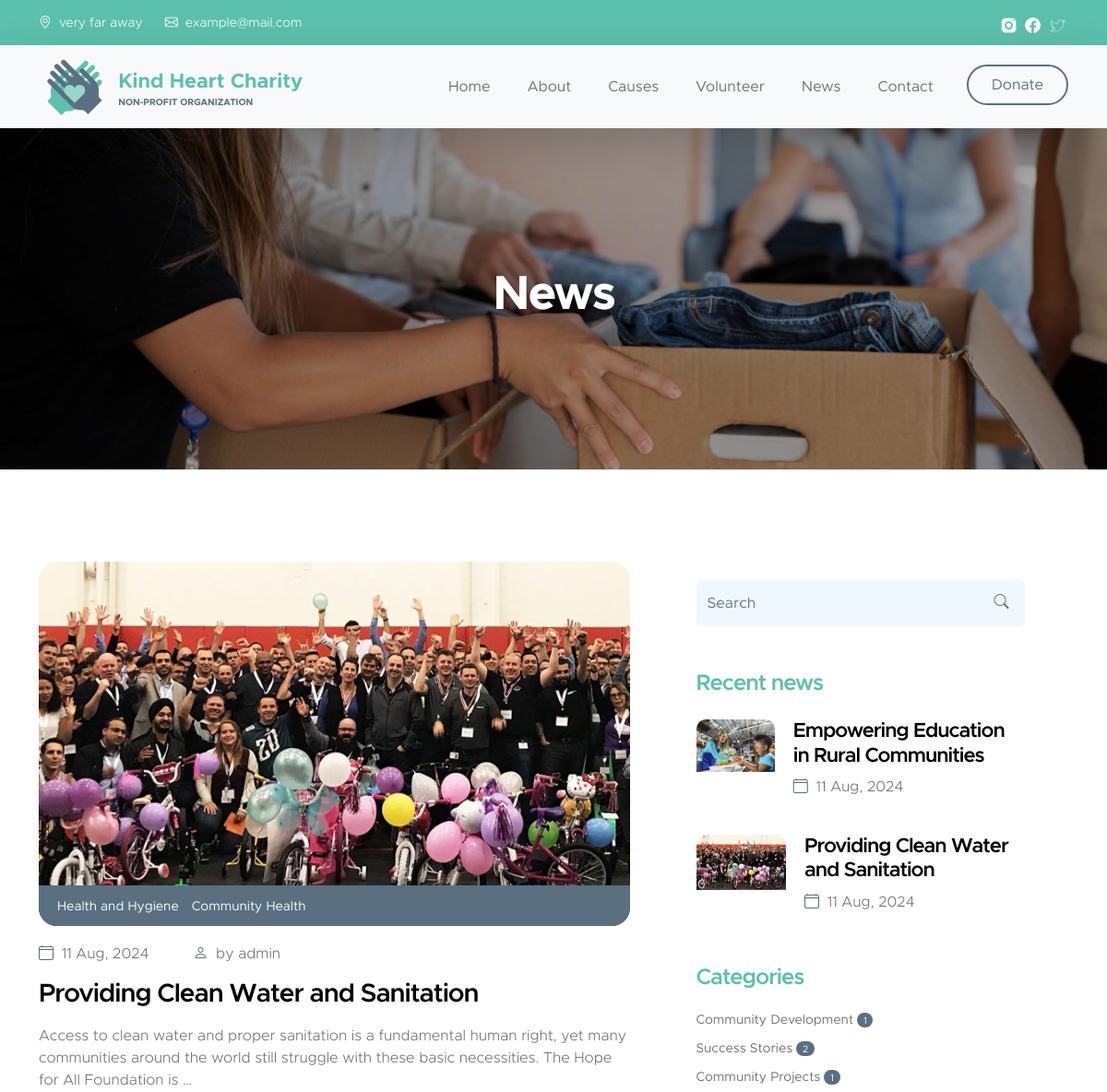
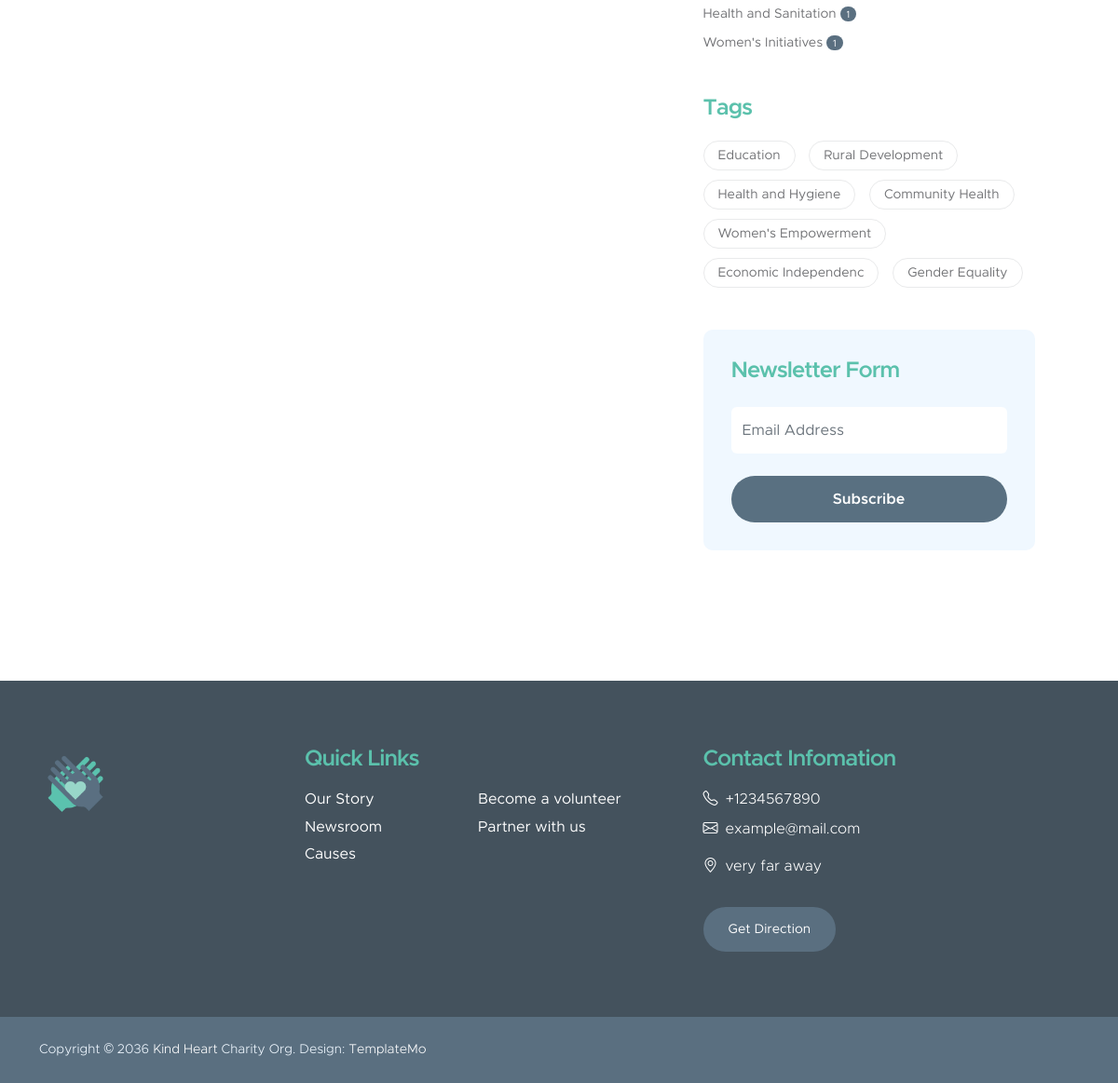
Page /news/category/community-projects on the committed database (2 pictures, top to bottom).
### home/models.py (models this page shows, shortened)
class Information(models.Model):
    phone_regex = RegexValidator(regex=r'^\+?1?\d{9,15}$', message="Phone number must be entered in the format: '+999999999'. Up to 15 digits allowed.")
    phone_number = models.CharField(validators=[phone_regex], max_length=17, blank=True)
    email = models.EmailField(blank=True)
    contact_email = models.EmailField()
    adress = models.TextField(blank=True)
    socials = models.ManyToManyField("Socials", blank=True)
    class Meta:
        verbose_name = 'Information'
        verbose_name_plural = 'Information'

class Socials(models.Model):
    name = models.CharField(max_length=50, null=True)
    icon = models.ImageField(null=True)
    url = models.URLField(null=True)
    class Meta:
        verbose_name = 'Socials'
        verbose_name_plural = 'Socials'

### news/models.py (models this page shows, shortened)
class Posts(models.Model):
    title = models.CharField(max_length=100)
    slug = models.SlugField(unique=True)
    creation_date = models.DateField(auto_now_add=True)
    author = models.ForeignKey(settings.AUTH_USER_MODEL, on_delete=models.CASCADE)
    content = models.TextField()
    categories = models.ManyToManyField('Categories', related_name='cat_posts')
    tags = models.ManyToManyField('Tags', related_name='tag_posts')
    picture = models.ImageField(unique=True)
    def get_absolute_url(self):
        return reverse("post", kwargs={"post_slug": self.slug}) #post/cool-post/
    class Meta:
        verbose_name = 'Post'
        verbose_name_plural = 'Posts'

class Tags(models.Model):
    name = models.CharField(max_length=20)
    slug = models.SlugField(unique=True)
    def get_absolute_url(self):
        return reverse("post_tag", kwargs={"post_tag_slug": self.slug})
    class Meta:
        verbose_name = 'Tag'
        verbose_name_plural = 'Tags'

class Categories(models.Model):
    name = models.CharField(max_length=25)
    slug = models.SlugField(unique=True)
    def get_absolute_url(self):
        return reverse("post_category", kwargs={"post_category_slug": self.slug})
    def post_count(self):
        return self.cat_posts.count()
    class Meta:
        verbose_name = 'Category'
        verbose_name_plural = 'Categories'

### news/views.py (the view)
# urls.py: path('category/<slug:post_category_slug>', views.CategoryPostListView.as_view(), name='post_category'),
class CategoryPostListView(BaseContextMixin, ListView):
    model = Posts
    template_name = 'news.html'
    context_object_name = 'posts'
    def get_queryset(self) -> QuerySet[Any]:
        return Posts.objects.filter(categories__slug=self.kwargs['post_category_slug'])

### news/views.py (called while the page is built)
    def get_context_data(self, **kwargs) -> dict[str, Any]:
        context = super().get_context_data(**kwargs)
        context['tags'] = Tags.objects.all()
        context['categories'] = [category for category in Categories.objects.all() if category.post_count() > 0]
        context['recent_news'] = Posts.objects.all()[:2]
        context['info'] = Information.objects.first()
        return context

### templates/news.html (shortened to what this page needs)
{% extends 'base_newsbar.html' %}
{% block col-lg-7 %}
<div class="col-lg-7 col-12">
    {% for post in posts %}
    <div class="news-block">
        <div class="news-block-top">
            <a href="{{ post.get_absolute_url }}">
                <img src="{{ post.picture.url }}" class="news-image-main news-image img-fluid" alt="">
            </a>
            <div class="news-category-block">
                {% for tag in post.tags.all %}
                <a href="{{ tag.get_absolute_url }}" class="category-block-link">
                    {{ tag.name }}
                </a>
                {% endfor %}
            </div>
        </div>
        <div class="news-block-info">
            <div class="d-flex mt-2">
                <div class="news-block-date">
                    <p>
                        <i class="bi-calendar4 custom-icon me-1"></i>
                        {{ post.creation_date|date:'d M, Y' }}
                    </p>
                </div>
                <div class="news-block-author mx-5">
                    <p>
                        <i class="bi-person custom-icon me-1"></i>
                        by {{ post.author.username }}
                    </p>
                </div>
            </div>
            <div class="news-block-title mb-2">
                <h4><a href="{{ post.get_absolute_url }}" class="news-block-title-link">{{ post.title }}</a></h4>
            </div>
            <div class="news-block-body">
                <p>{{ post.content|safe|linebreaks|truncatewords:30 }}</p>
            </div>
        </div>
    </div>
    {% endfor %}
</div>
{% endblock %}

### templates/base_newsbar.html (shortened to what this page needs)
{% extends 'base.html' %}
{% block main %}
        <main>
            <section class="news-detail-header-section text-center">
                <div class="section-overlay"></div>
                <div class="container">
                    <div class="row">
                        <div class="col-lg-12 col-12">
                            {% if searched %}
                            <h1 class="text-white">News, related to "{{searched}}"</h1>
                            {% else %}
                            <h1 class="text-white">News</h1>
                            {% endif %}
                        </div>
                    </div>
                </div>
            </section>
            <section class="news-section section-padding">
                <div class="container">
                    <div class="row">
                        {% block col-lg-7 %} {% endblock %}
                        <div class="col-lg-4 col-12 mx-auto mt-4 mt-lg-0">
                            <form class="custom-form search-form" action="{% url 'search' %}" method="post" role="form">
                                <input class="form-control" type="search" placeholder="Search" aria-label="Search" name="searched">
                                <button type="submit" class="form-control">
                                    <i class="bi-search"></i>
                                </button>
                            </form>
                            <h5 class="mt-5 mb-3">Recent news</h5>
                            {% for post in recent_news %}
                            <div class="news-block news-block-two-col d-flex mt-4">
                                <div class="news-block-two-col-image-wrap">
                                    <a href="{{ post.get_absolute_url }}">
                                        <img src="{{ post.picture.url }}" class="news-image img-fluid" alt="">
                                    </a>
                                </div>
                                <div class="news-block-two-col-info">
                                    <div class="news-block-title mb-2">
                                        <h6><a href="{{ post.get_absolute_url }}" class="news-block-title-link">{{ post.title }}</a></h6>
                                    </div>
                                    <div class="news-block-date">
                                        <p>
                                            <i class="bi-calendar4 custom-icon me-1"></i>
                                            {{ post.creation_date|date:'d M, Y' }}
                                        </p>
                                    </div>
                                </div>
                            </div>
                            {% endfor %}
                            <div class="category-block d-flex flex-column">
                                <h5 class="mb-3">Categories</h5>
                                {% for category in categories %}
                                <a href="{{ category.get_absolute_url }}" class="category-block-link">
                                    {{ category.name }}
                                    <span class="badge">{{ category.post_count }}</span>
                                </a>
                                {% endfor %}
                            </div>
                            <div class="tags-block">
                                <h5 class="mb-3">Tags</h5>
                                {% for tag in tags %}
                                <a href="{{ tag.get_absolute_url }}" class="tags-block-link">
                                    {{ tag.name }}
                                </a>
                                {% endfor %}
                            </div>
                            <form class="custom-form subscribe-form" action="#" method="post" role="form">
                                <h5 class="mb-4">Newsletter Form</h5>
                                <input type="email" name="subscribe-email" id="subscribe-email" pattern="[^ @]*@[^ @]*" class="form-control" placeholder="Email Address" required>
                                <div class="col-lg-12 col-12">
                                    <button type="submit" class="form-control">Subscribe</button>
                                </div>
                            </form>
                        </div>
                    </div>
                </div>
            </section>
        </main>
{% endblock %}

### templates/base.html (shortened to what this page needs)
{% load static %}
<!doctype html>
<html lang="en">
    <head>
        <link href="{% static 'css/bootstrap.min.css' %}" rel="stylesheet">
        <link href="{% static 'css/bootstrap-icons.css' %}" rel="stylesheet">
        <link href="{% static 'css/templatemo-kind-heart-charity.css' %}" rel="stylesheet">
    </head>
    <body id="section_1">
        <header class="site-header">
            <div class="container">
                <div class="row">
                    <div class="col-lg-8 col-12 d-flex flex-wrap">
                        <p class="d-flex me-4 mb-0">
                            <i class="bi-geo-alt me-2"></i>
                            {{ info.adress }}
                        </p>
                        <p class="d-flex mb-0">
                            <i class="bi-envelope me-2"></i>
                            <a href="mailto:{{ info.email }}">
                                {{ info.email }}
                            </a>
                        </p>
                    </div>
                    <div class="col-lg-3 col-12 ms-auto d-lg-block d-none">
                        <ul class="social-icon">
                            {% for social in info.socials.all %}
                            <li class="social-icon-item">
                                <a href="{{ social.url }}" class="social-icon-link">
                                    <img src="{{ social.icon.url }}" class="social-icon-img">
                                </a>
                            </li>
                            {% endfor %}
                        </ul>
                    </div>
                </div>
            </div>
        </header>
        <nav class="navbar navbar-expand-lg bg-light shadow-lg">
            <div class="container">
                <a class="navbar-brand" href="{% url 'home' %}">
                    <img src="{% static 'images/logo.png' %}" class="logo img-fluid" alt="Kind Heart Charity">
                    <span>
                        Kind Heart Charity
                        <small>Non-profit Organization</small>
                    </span>
                </a>
                <div class="collapse navbar-collapse" id="navbarNav">
                    <ul class="navbar-nav ms-auto">
                        <li class="nav-item">
                            <a class="nav-link click-scroll" href="{% url 'home' %}">Home</a>
                        </li>
                        <li class="nav-item">
                            <a class="nav-link click-scroll" href="{% url 'home' %}#section_2">About</a>
                        </li>
                        <li class="nav-item">
                            <a class="nav-link click-scroll" href="{% url 'home' %}#section_3">Causes</a>
                        </li>
                        <li class="nav-item">
                            <a class="nav-link click-scroll" href="{% url 'home' %}#section_4">Volunteer</a>
                        </li>
                        <li class="nav-item">
                            <a class="nav-link click-scroll" href="{% url 'post_list' %}">News</a>
                        </li>
                        <li class="nav-item">
                            <a class="nav-link click-scroll" href="{% url 'home' %}#section_6">Contact</a>
                        </li>
                        <li class="nav-item ms-3">
                            <a class="nav-link custom-btn custom-border-btn btn" href="{% url 'donate' %}">Donate</a>
                        </li>
                    </ul>
                </div>
            </div>
        </nav>
        {% block main %} {% endblock %}
        <footer class="site-footer">
            <div class="container">
                <div class="row">
                    <div class="col-lg-3 col-12 mb-4">
                        <img src="{% static 'images/logo.png' %}" class="logo img-fluid" alt="">
                    </div>
                    <div class="col-lg-4 col-md-6 col-12 mb-4">
                        <h5 class="site-footer-title mb-3">Quick Links</h5>
                        <ul class="footer-menu">
                            <li class="footer-menu-item"><a href="{% url 'home' %}#section_2" class="footer-menu-link">Our Story</a></li>
                            <li class="footer-menu-item"><a href="{% url 'post_list' %}" class="footer-menu-link">Newsroom</a></li>
                            <li class="footer-menu-item"><a href="{% url 'home' %}#section_3" class="footer-menu-link">Causes</a></li>
                            <li class="footer-menu-item"><a href="{% url 'home' %}#section_4" class="footer-menu-link">Become a volunteer</a></li>
                            <li class="footer-menu-item"><a href="{% url 'home' %}#section_6" class="footer-menu-link">Partner with us</a></li>
                        </ul>
                    </div>
                    <div class="col-lg-4 col-md-6 col-12 mx-auto">
                        <h5 class="site-footer-title mb-3">Contact Infomation</h5>
                        <p class="text-white d-flex mb-2">
                            <i class="bi-telephone me-2"></i>
                            <a href="tel: {{ info.phone_number }}" class="site-footer-link">
                                {{ info.phone_number }}
                            </a>
                        </p>
                        <p class="text-white d-flex">
                            <i class="bi-envelope me-2"></i>
                            <a href="mailto:{{ info.email }}" class="site-footer-link">
                                {{ info.email }}
                            </a>
                        </p>
                        <p class="text-white d-flex mt-3">
                            <i class="bi-geo-alt me-2"></i>
                            {{ info.adress }}
                        </p>
                        <a href="#" class="custom-btn btn mt-3">Get Direction</a>
                    </div>
                </div>
            </div>
            <div class="site-footer-bottom">
                <div class="container">
                    <div class="row">
                        <div class="col-lg-6 col-md-7 col-12">
                            <p class="copyright-text mb-0">Copyright © 2036 <a href="#">Kind Heart</a> Charity Org.
                        	Design: <a href="https://templatemo.com" target="_blank">TemplateMo</a></p>
                        </div>
                        <div class="col-lg-6 col-md-5 col-12 d-flex justify-content-center align-items-center mx-auto">
                        </div>
                    </div>
                </div>
            </div>
        </footer>
    </body>
</html>

### rows in the picture
Information: adress "very far away", email "example@mail.com", phone_number "+1234567890"
Socials: icon (picture)
Socials: icon (picture)
Socials: icon (picture)
Posts: picture (picture), creation_date "11 Aug, 2024", author.username "admin", title "Providing Clean Water and Sanitation", content "Access to clean water and proper sanitation is a fundamental human right, yet many communities around the world still struggle with these basic necessities. The Hope for All Foundation is …"
Tags: name "Health and Hygiene"
Tags: name "Community Health"
Posts: picture (picture), title "Empowering Education in Rural Communities", creation_date "11 Aug, 2024"
Categories: name "Community Development", post_count "1"
Categories: name "Success Stories", post_count "2"
Categories: name "Community Projects", post_count "1"
Categories: name "Health and Sanitation", post_count "1"
Categories: name "Women's Initiatives", post_count "1"
Tags: name "Education"
Tags: name "Rural Development"
Tags: name "Women's Empowerment"
Tags: name "Economic Independenc"
Tags: name "Gender Equality"
